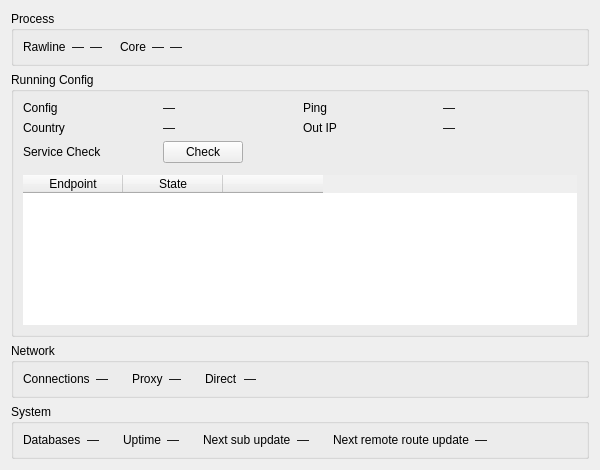
<?xml version="1.0" encoding="UTF-8"?>
<ui version="4.0">
 <class>RuntimeStatsWidget</class>
 <widget class="QWidget" name="RuntimeStatsWidget">
  <property name="geometry">
   <rect>
    <x>0</x>
    <y>0</y>
    <width>600</width>
    <height>470</height>
   </rect>
  </property>
  <layout class="QGridLayout" name="rootGrid">
   <item row="0" column="0">
    <widget class="QGroupBox" name="groupProcess">
     <property name="title">
      <string>Process</string>
     </property>
     <layout class="QVBoxLayout" name="processLayout">
      <item>
       <layout class="QGridLayout" name="tableGrid">
        <item row="0" column="0">
         <widget class="QLabel" name="labelRawlineName">
          <property name="text">
           <string notr="true">Rawline</string>
          </property>
         </widget>
        </item>
        <item row="0" column="1">
         <widget class="QLabel" name="vRawlineCpu">
          <property name="text">
           <string notr="true">—</string>
          </property>
          <property name="alignment">
           <set>Qt::AlignmentFlag::AlignRight|Qt::AlignmentFlag::AlignTrailing|Qt::AlignmentFlag::AlignVCenter</set>
          </property>
         </widget>
        </item>
        <item row="0" column="2">
         <widget class="QLabel" name="vRawlineRam">
          <property name="text">
           <string notr="true">—</string>
          </property>
          <property name="alignment">
           <set>Qt::AlignmentFlag::AlignRight|Qt::AlignmentFlag::AlignTrailing|Qt::AlignmentFlag::AlignVCenter</set>
          </property>
         </widget>
        </item>
        <item row="0" column="3">
         <spacer name="processGap">
          <property name="orientation">
           <enum>Qt::Orientation::Horizontal</enum>
          </property>
          <property name="sizeType">
           <enum>QSizePolicy::Policy::Fixed</enum>
          </property>
          <property name="sizeHint" stdset="0">
           <size>
            <width>12</width>
            <height>0</height>
           </size>
          </property>
         </spacer>
        </item>
        <item row="0" column="4">
         <widget class="QLabel" name="labelCoreName">
          <property name="text">
           <string>Core</string>
          </property>
         </widget>
        </item>
        <item row="0" column="5">
         <widget class="QLabel" name="vCoreCpu">
          <property name="text">
           <string notr="true">—</string>
          </property>
          <property name="alignment">
           <set>Qt::AlignmentFlag::AlignRight|Qt::AlignmentFlag::AlignTrailing|Qt::AlignmentFlag::AlignVCenter</set>
          </property>
         </widget>
        </item>
        <item row="0" column="6">
         <widget class="QLabel" name="vCoreRam">
          <property name="text">
           <string notr="true">—</string>
          </property>
          <property name="alignment">
           <set>Qt::AlignmentFlag::AlignRight|Qt::AlignmentFlag::AlignTrailing|Qt::AlignmentFlag::AlignVCenter</set>
          </property>
         </widget>
        </item>
        <item row="0" column="7">
         <spacer name="tableSpacer">
          <property name="orientation">
           <enum>Qt::Orientation::Horizontal</enum>
          </property>
          <property name="sizeHint" stdset="0">
           <size>
            <width>12</width>
            <height>0</height>
           </size>
          </property>
         </spacer>
        </item>
       </layout>
      </item>
      <item>
       <layout class="QHBoxLayout" name="chartsRow">
       </layout>
      </item>
     </layout>
    </widget>
   </item>
   <item row="1" column="0">
    <widget class="QGroupBox" name="groupRunning">
     <property name="title">
      <string>Running Config</string>
     </property>
     <layout class="QVBoxLayout" name="runningLayout">
      <item>
       <layout class="QGridLayout" name="formRunning">
        <item row="3" column="1">
         <widget class="QLabel" name="vCountry">
          <property name="text">
           <string notr="true">—</string>
          </property>
         </widget>
        </item>
        <item row="3" column="0">
         <widget class="QLabel" name="labelCountry">
          <property name="text">
           <string>Country</string>
          </property>
         </widget>
        </item>
        <item row="2" column="1">
         <widget class="QLabel" name="vCfgName">
          <property name="text">
           <string notr="true">—</string>
          </property>
         </widget>
        </item>
        <item row="2" column="0">
         <widget class="QLabel" name="labelCfgName">
          <property name="text">
           <string>Config</string>
          </property>
         </widget>
        </item>
        <item row="3" column="2">
         <widget class="QLabel" name="labelOutIp">
          <property name="text">
           <string>Out IP</string>
          </property>
         </widget>
        </item>
        <item row="3" column="3">
         <widget class="QLabel" name="vOutIp">
          <property name="text">
           <string notr="true">—</string>
          </property>
          <property name="textInteractionFlags">
           <set>Qt::TextInteractionFlag::TextSelectableByMouse</set>
          </property>
         </widget>
        </item>
        <item row="2" column="3">
         <widget class="QLabel" name="vPing">
          <property name="text">
           <string notr="true">—</string>
          </property>
         </widget>
        </item>
        <item row="2" column="2">
         <widget class="QLabel" name="labelPing">
          <property name="text">
           <string>Ping</string>
          </property>
         </widget>
        </item>
        <item row="4" column="0">
         <widget class="QLabel" name="labelServices">
          <property name="text">
           <string>Service Check</string>
          </property>
         </widget>
        </item>
        <item row="4" column="1" colspan="3">
         <layout class="QHBoxLayout" name="servicesLayout" stretch="0,0,1">
          <item>
           <widget class="QPushButton" name="btnServiceCheck">
            <property name="text">
             <string>Check</string>
            </property>
           </widget>
          </item>
          <item>
           <widget class="QLabel" name="vServiceChecked">
            <property name="text">
             <string notr="true"/>
            </property>
            <property name="colorRole" stdset="0">
             <string notr="true">muted</string>
            </property>
           </widget>
          </item>
          <item>
           <spacer name="servicesSpacer">
            <property name="orientation">
             <enum>Qt::Orientation::Horizontal</enum>
            </property>
            <property name="sizeHint" stdset="0">
             <size>
              <width>0</width>
              <height>0</height>
             </size>
            </property>
           </spacer>
          </item>
         </layout>
        </item>
       </layout>
      </item>
      <item>
       <widget class="QWidget" name="groupEndpoints" native="true">
        <layout class="QVBoxLayout" name="endpointsLayout">
         <property name="spacing">
          <number>4</number>
         </property>
         <property name="leftMargin">
          <number>0</number>
         </property>
         <property name="topMargin">
          <number>6</number>
         </property>
         <property name="rightMargin">
          <number>0</number>
         </property>
         <property name="bottomMargin">
          <number>0</number>
         </property>
         <item>
          <widget class="QTableWidget" name="endpointsTable">
           <property name="frameShape">
            <enum>QFrame::Shape::NoFrame</enum>
           </property>
           <property name="alternatingRowColors">
            <bool>true</bool>
           </property>
           <property name="showGrid">
            <bool>false</bool>
           </property>
           <property name="wordWrap">
            <bool>false</bool>
           </property>
           <column>
            <property name="text">
             <string>Endpoint</string>
            </property>
           </column>
           <column>
            <property name="text">
             <string>State</string>
            </property>
           </column>
           <column>
            <property name="text">
             <string/>
            </property>
           </column>
          </widget>
         </item>
        </layout>
       </widget>
      </item>
     </layout>
    </widget>
   </item>
   <item row="2" column="0">
    <widget class="QGroupBox" name="groupNetwork">
     <property name="title">
      <string>Network</string>
     </property>
     <layout class="QGridLayout" name="formNetwork">
      <item row="0" column="0">
       <widget class="QLabel" name="labelConns">
        <property name="text">
         <string>Connections</string>
        </property>
       </widget>
      </item>
      <item row="0" column="1">
       <widget class="QLabel" name="vConns">
        <property name="text">
         <string notr="true">—</string>
        </property>
       </widget>
      </item>
      <item row="0" column="2">
       <spacer name="networkGap1">
        <property name="orientation">
         <enum>Qt::Orientation::Horizontal</enum>
        </property>
        <property name="sizeType">
         <enum>QSizePolicy::Policy::Fixed</enum>
        </property>
        <property name="sizeHint" stdset="0">
         <size>
          <width>18</width>
          <height>0</height>
         </size>
        </property>
       </spacer>
      </item>
      <item row="0" column="3">
       <widget class="QLabel" name="labelSpeedProxy">
        <property name="text">
         <string>Proxy</string>
        </property>
       </widget>
      </item>
      <item row="0" column="4">
       <widget class="QLabel" name="vSpeedProxy">
        <property name="text">
         <string notr="true">—</string>
        </property>
       </widget>
      </item>
      <item row="0" column="5">
       <spacer name="networkGap2">
        <property name="orientation">
         <enum>Qt::Orientation::Horizontal</enum>
        </property>
        <property name="sizeType">
         <enum>QSizePolicy::Policy::Fixed</enum>
        </property>
        <property name="sizeHint" stdset="0">
         <size>
          <width>18</width>
          <height>0</height>
         </size>
        </property>
       </spacer>
      </item>
      <item row="0" column="6">
       <widget class="QLabel" name="labelSpeedDirect">
        <property name="text">
         <string>Direct</string>
        </property>
       </widget>
      </item>
      <item row="0" column="7">
       <widget class="QLabel" name="vSpeedDirect">
        <property name="text">
         <string notr="true">—</string>
        </property>
       </widget>
      </item>
      <item row="0" column="8">
       <spacer name="networkTail">
        <property name="orientation">
         <enum>Qt::Orientation::Horizontal</enum>
        </property>
        <property name="sizeHint" stdset="0">
         <size>
          <width>0</width>
          <height>0</height>
         </size>
        </property>
       </spacer>
      </item>
     </layout>
    </widget>
   </item>
   <item row="3" column="0">
    <widget class="QGroupBox" name="groupSystem">
     <property name="title">
      <string>System</string>
     </property>
     <layout class="QGridLayout" name="formSystem">
      <item row="0" column="0">
       <widget class="QLabel" name="labelDbSize">
        <property name="text">
         <string>Databases</string>
        </property>
       </widget>
      </item>
      <item row="0" column="1">
       <widget class="QLabel" name="vDbSize">
        <property name="text">
         <string notr="true">—</string>
        </property>
       </widget>
      </item>
      <item row="0" column="2">
       <spacer name="systemGap1">
        <property name="orientation">
         <enum>Qt::Orientation::Horizontal</enum>
        </property>
        <property name="sizeType">
         <enum>QSizePolicy::Policy::Fixed</enum>
        </property>
        <property name="sizeHint" stdset="0">
         <size>
          <width>18</width>
          <height>0</height>
         </size>
        </property>
       </spacer>
      </item>
      <item row="0" column="3">
       <widget class="QLabel" name="labelUptime">
        <property name="text">
         <string>Uptime</string>
        </property>
       </widget>
      </item>
      <item row="0" column="4">
       <widget class="QLabel" name="vUptime">
        <property name="text">
         <string notr="true">—</string>
        </property>
       </widget>
      </item>
      <item row="0" column="5">
       <spacer name="systemGap2">
        <property name="orientation">
         <enum>Qt::Orientation::Horizontal</enum>
        </property>
        <property name="sizeType">
         <enum>QSizePolicy::Policy::Fixed</enum>
        </property>
        <property name="sizeHint" stdset="0">
         <size>
          <width>18</width>
          <height>0</height>
         </size>
        </property>
       </spacer>
      </item>
      <item row="0" column="6">
       <widget class="QLabel" name="labelSubUpdate">
        <property name="text">
         <string>Next sub update</string>
        </property>
       </widget>
      </item>
      <item row="0" column="7">
       <widget class="QLabel" name="vSubUpdate">
        <property name="text">
         <string notr="true">—</string>
        </property>
       </widget>
      </item>
      <item row="0" column="8">
       <spacer name="systemGap3">
        <property name="orientation">
         <enum>Qt::Orientation::Horizontal</enum>
        </property>
        <property name="sizeType">
         <enum>QSizePolicy::Policy::Fixed</enum>
        </property>
        <property name="sizeHint" stdset="0">
         <size>
          <width>18</width>
          <height>0</height>
         </size>
        </property>
       </spacer>
      </item>
      <item row="0" column="9">
       <widget class="QLabel" name="labelRouteUpdate">
        <property name="text">
         <string>Next remote route update</string>
        </property>
       </widget>
      </item>
      <item row="0" column="10">
       <widget class="QLabel" name="vRouteUpdate">
        <property name="text">
         <string notr="true">—</string>
        </property>
       </widget>
      </item>
      <item row="0" column="11">
       <spacer name="systemTail">
        <property name="orientation">
         <enum>Qt::Orientation::Horizontal</enum>
        </property>
        <property name="sizeHint" stdset="0">
         <size>
          <width>0</width>
          <height>0</height>
         </size>
        </property>
       </spacer>
      </item>
     </layout>
    </widget>
   </item>
  </layout>
 </widget>
 <resources/>
 <connections/>
</ui>
